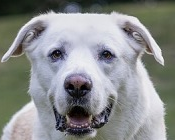
#> input picture Part_2/images/modelo.png, 175 x 140 px
$ python ex4ab.py
#> lines starting #> are read from the running program, lines starting #| are printed output that depends on the picture; after the words box and inside, x2 and y2 are one past the last pixel; in counts of white or black regions, pixels touching at a corner belong together
#> in load_image, image is the input picture: shape (140, 175, 3); mean B, G, R 141.7, 141.4, 138.9
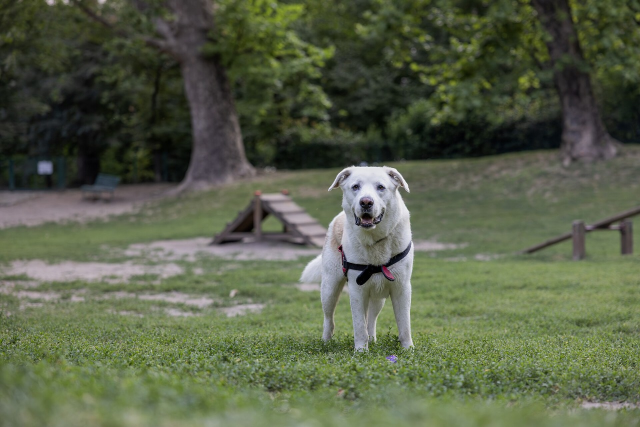
#> input picture Part_2/images/cenario.jpg, 1280 x 854 px (shown at 1/2 size)
#> in load_image, image is the input picture: shape (854, 1280, 3); mean B, G, R 72.8, 96.4, 88.4
#!/usr/bin/env python3

import cv2
from pathlib import Path


def locate_template(scene, template):
    scene_gray = cv2.cvtColor(scene, cv2.COLOR_BGR2GRAY)
    template_gray = cv2.cvtColor(template, cv2.COLOR_BGR2GRAY)
    template_height, template_width = template_gray.shape
#> template_height = 140; template_width = 175

    if (template_height > scene_gray.shape[0] or
            template_width > scene_gray.shape[1]):
        raise ValueError("The template must be smaller than the scene.")

    response = cv2.matchTemplate(
        scene_gray, template_gray, cv2.TM_CCOEFF_NORMED
    )
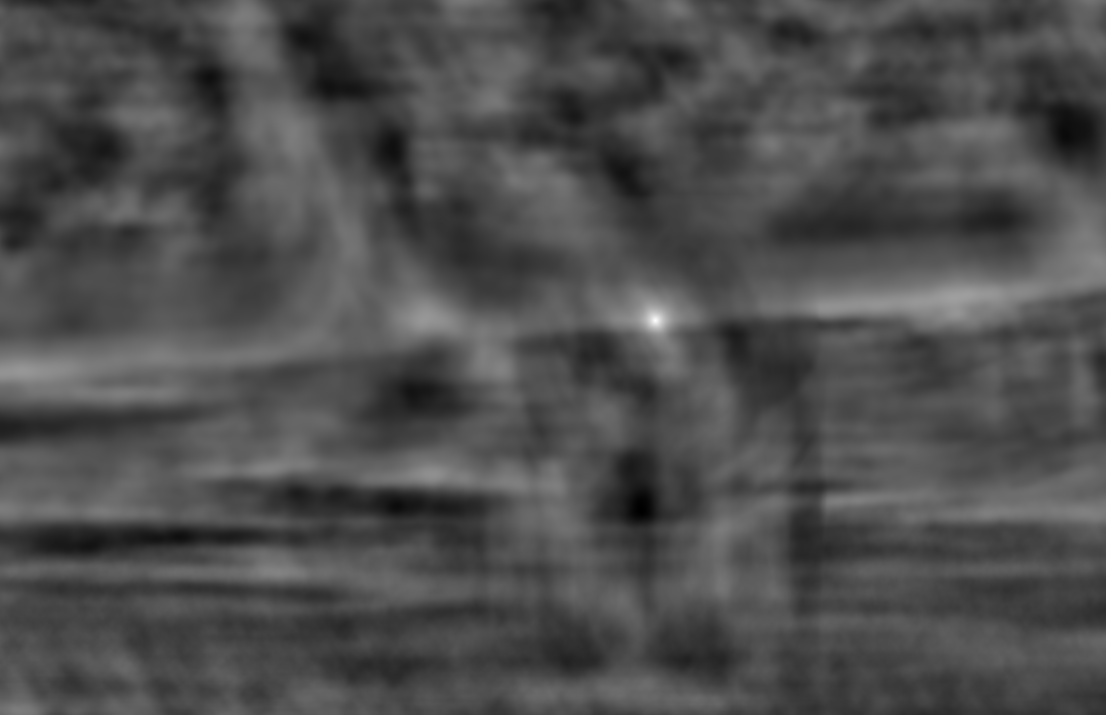
#> response: shape (715, 1106) float32; min -0.43, max 1, mean 0.0069; drawn with min black and max white
    _, score, _, location = cv2.minMaxLoc(response)
#> score = 1; location = (655, 320)
    return location, (template_width, template_height), score


def show_match(scene, template, title, minimum_score=0.5):
    location, size, score = locate_template(scene, template)
#> location = (655, 320); size = (175, 140); score = 1
    width, height = size
#> width = 175; height = 140
    result = scene.copy()
    if score >= minimum_score:
        cv2.rectangle(
            result,
            location,
            (location[0] + width, location[1] + height),
            (0, 0, 255),
            2,
        )
        label = f"match score: {score:.3f}"
#> label = 'match score: 1.000'
    else:
        label = f"No reliable match (best score: {score:.3f})"

    cv2.putText(
        result,
        label,
        (10, 30),
        cv2.FONT_HERSHEY_SIMPLEX,
        0.7,
        (0, 0, 255),
        2,
    )
    print(f"{title}: location={location}, score={score:.3f}")
#| 4a - cenario.jpg: location=(655, 320), score=1.000
    cv2.imshow(title, result)
    cv2.waitKey(0)
    cv2.destroyAllWindows()


def load_image(path):
    image = cv2.imread(str(path))
    if image is None:
        raise FileNotFoundError(f"Could not load image: {path}")
    return image


def main():
    images_directory = Path(__file__).resolve().parent / "images"
    template = load_image(images_directory / "modelo.png")
    scene = load_image(images_directory / "cenario.jpg")

    show_match(scene, template, "4a - cenario.jpg")

    height, width = scene.shape[:2]
#> height = 854; width = 1280
    reduced_scene = cv2.resize(
        scene, (round(width * 0.6), round(height * 0.6))
    )
    template_height, template_width = template.shape[:2]
#> template_height = 140; template_width = 175
    reduced_template = cv2.resize(
        template,
        (round(template_width * 0.6), round(template_height * 0.6)),
        interpolation=cv2.INTER_AREA,
    )
    show_match(
        reduced_scene,
        reduced_template,
        "4b - cenario.jpg and template at 60%",
    )
#> in locate_template (call 2), `scene_gray = cv2.cvtColor(scene, cv2.COLOR_BGR2GRAY)`:
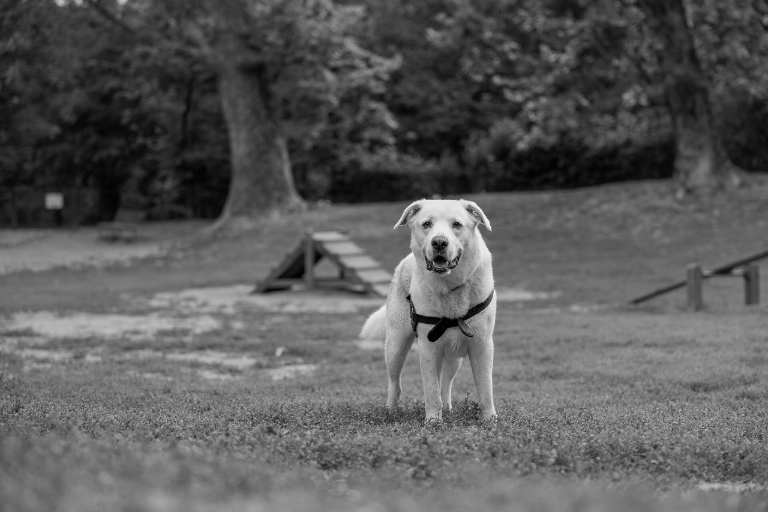
#> scene_gray: shape (512, 768); min 0, max 240, mean 91.2
#> in locate_template (call 2), `template_gray = cv2.cvtColor(template, cv2.COLOR_BGR2GRAY)`:
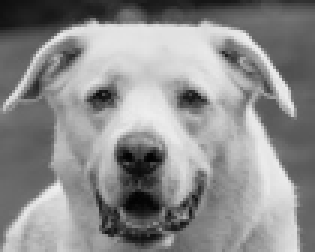
#> template_gray: shape (84, 105) (shown 3 times larger); min 2, max 239, mean 140.7
#> in locate_template (call 2), `_, score, _, location = cv2.minMaxLoc(response)`: score = 0.997; location = (393, 192)
#| 4b - cenario.jpg and template at 60%: location=(393, 192), score=0.997

    snow_scene = load_image(images_directory / "cenario_2.jpg")
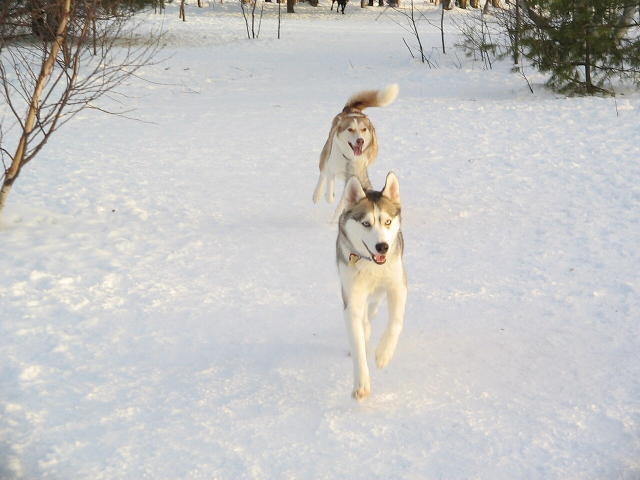
#> input picture Part_2/images/cenario_2.jpg, 1280 x 960 px (shown at 1/2 size)
#> in load_image, image is the input picture: shape (960, 1280, 3); mean B, G, R 196.2, 197.2, 197.6
    show_match(snow_scene, template, "4b - cenario_2.jpg")
#> call 3 of show_match, with title = '4b - cenario_2.jpg', minimum_score = 0.5
#> in locate_template (call 3), `response = cv2.matchTemplate( scene_gray, template_gray, cv2.TM_CCOEFF..`:
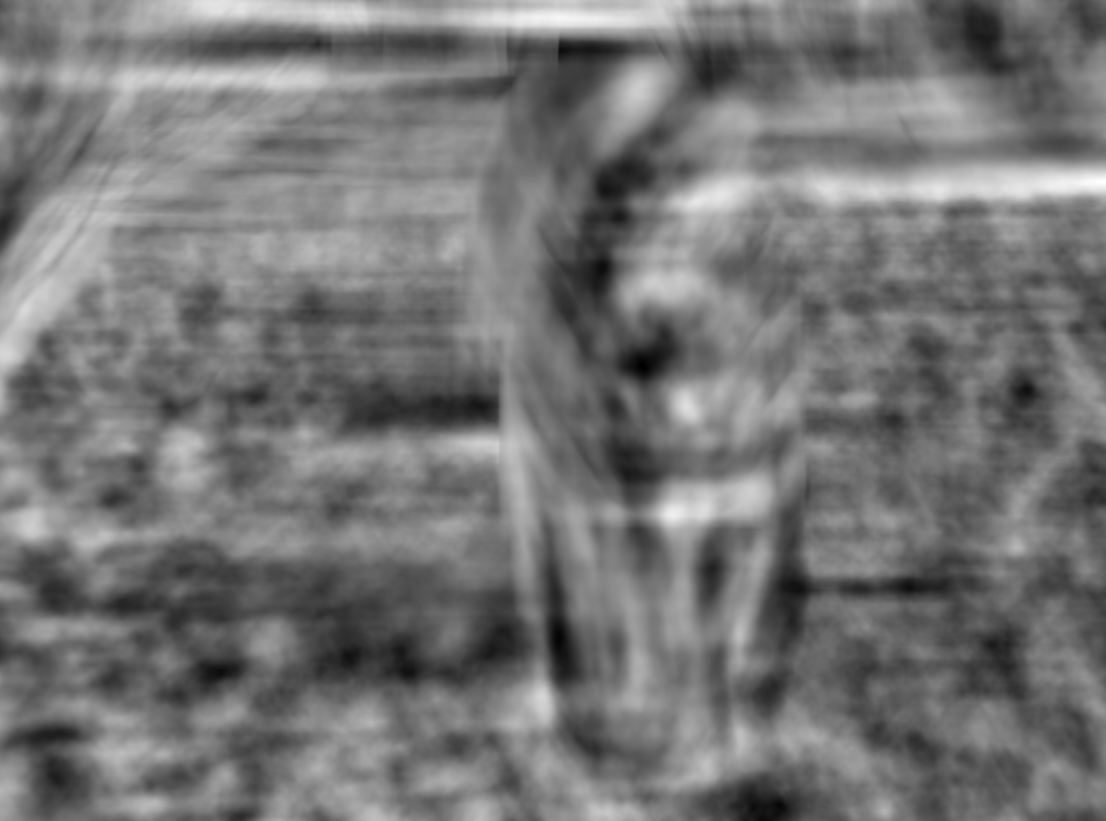
#> response: shape (821, 1106) float32; min -0.304, max 0.386, mean 0.0136; drawn with min black and max white
#> in locate_template (call 3), `_, score, _, location = cv2.minMaxLoc(response)`: score = 0.386; location = (1104, 181)
#> in show_match (call 3), `location, size, score = locate_template(scene, template)`: size = (175, 140); score = 0.386
#> in show_match (call 3), `width, height = size`: width = 175; height = 140
#> in show_match (call 3), `label = f"No reliable match (best score: {score:.3f})"`: label = 'No reliable match (best score: 0.386)'
#> in show_match (call 3), `cv2.putText( result, label, (10, 30), cv2.FONT_HERSHEY_SIMPLEX, 0.7, (..`:
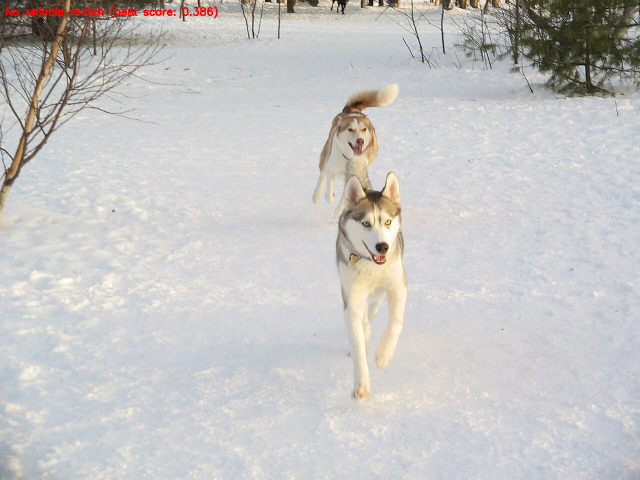
#> result: shape (960, 1280, 3) (shown at 1/2 size); 0.23% of pixels changed, all inside (x1, y1, x2, y2) = (12, 12, 435, 37)
#| 4b - cenario_2.jpg: location=(1104, 181), score=0.386


if __name__ == "__main__":
    main()
